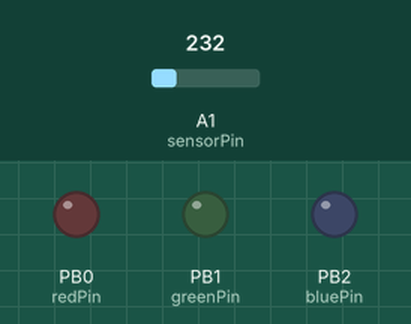
The sketch below on a simulated ATtiny85, built with avr-gcc and run on an emulated ATtiny85. Shown: output pins drawn as LEDs (lit = HIGH). Dashed ring = blinking. Inputs (shaded band) come from the test bench; at power-on: A1 (sensorPin) = 232.

Above: at 1.8 s.
1.9 s: A1 (sensorPin) set to 233
At 3.2 s:
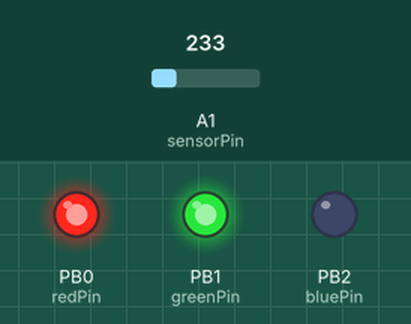
3.5 s: A1 (sensorPin) set to 266
At 5.7 s:
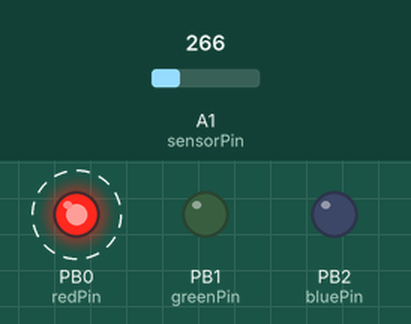
7.6 s: A1 (sensorPin) set to 263
At 8.4 s:
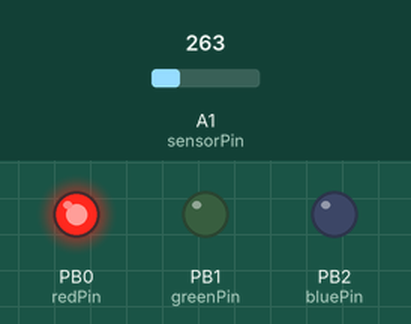
9.1 s: A1 (sensorPin) set to 199
11.2 s: A1 (sensorPin) set to 198
At 12.3 s:
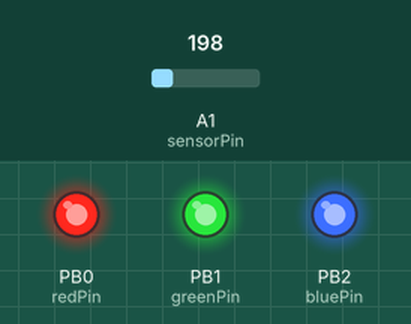
13.5 s: A1 (sensorPin) set to 250
At 15.0 s:
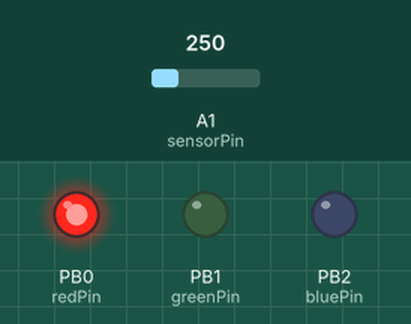
Timing chart, 0 to 16.5 s (numbered marks = the images above; inputs shaded):
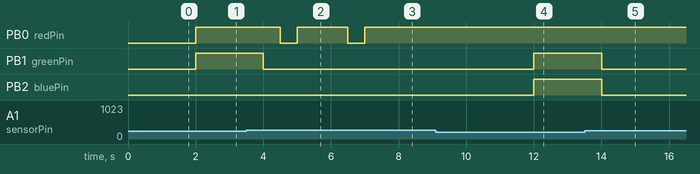

Measured:
- the behaviour switches between 232 and 233 on A1 (sensorPin) (found by bisection; images 0 and 1)
- the behaviour switches between 264 and 263 on A1 (sensorPin) (found by bisection; images 2 and 3)
- the behaviour switches between 199 and 198 on A1 (sensorPin) (found by bisection; images 3 and 4)
- after the input at 1.9 s, PB0 (redPin), PB1 (greenPin): LOW → HIGH after 0.10 s
- after the input at 3.5 s, PB0 (redPin): alternates HIGH for 1.5 s and LOW for 0.50 s, starting after 1.0 s; PB1 (greenPin): HIGH → LOW after 0.50 s
- after the input at 7.6 s, PB0 (redPin): stays HIGH (without the input it goes to LOW after 0.90 s)
- after the input at 9.1 s, every drawn part: stays the same
- after the input at 11.2 s, PB1 (greenPin), PB2 (bluePin): LOW → HIGH after 0.80 s
- after the input at 13.5 s, PB1 (greenPin), PB2 (bluePin): HIGH → LOW after 0.50 s

The sketch:

project22.cpp.ino
```cpp
#include <avr/io.h>
#include <util/delay.h>

const int sensorPin = A1;
const int redPin = 0, greenPin = 1, bluePin = 2;
float temp;

bool yellow[] = {1, 1, 0}, red[] = {1, 0, 0}, green[] = {0, 1, 0}, blue[] = {0, 0, 1},
     white[] = {1, 1, 1}, cyan[] = {0, 1, 1}, off[] = {0, 0, 0};

void setup() {
    pinMode(redPin, OUTPUT);
    pinMode(bluePin, OUTPUT);
    pinMode(greenPin, OUTPUT);
}

void loop() {
    readSensor();
    colorConditions();
    _delay_ms(1000);  // ATtiny85 does not support delay() like Arduino
}

void readSensor() {
    int sensor = analogRead(sensorPin);
    float voltage = sensor * (3.3 / 1024.0); // ATtiny85 runs on 3.3V or 5V
    temp = (voltage - 0.5) * 100.0;  // TMP36 formula
}

void colorConditions() {
    if(temp <= 9) ledControlBlink(white);
    if(temp >= 35) ledControlBlink(red);
    if(temp >= 10 && temp < 14.0) ledControl(white);
    if(temp >= 15.0 && temp < 20.0) ledControl(cyan);
    if(temp >= 21 && temp <= 24) ledControl(green);
    if(temp >= 25 && temp <= 29) ledControl(yellow);
    if(temp >= 30) ledControl(red);
}

void ledControl(bool color[]) {
    digitalWrite(redPin, color[0]);
    digitalWrite(greenPin, color[1]);
    digitalWrite(bluePin, color[2]);
}

void ledControlBlink(bool color[]) {
    ledControl(color);
    _delay_ms(500);
    ledControl(off);
    _delay_ms(500);
}
```
